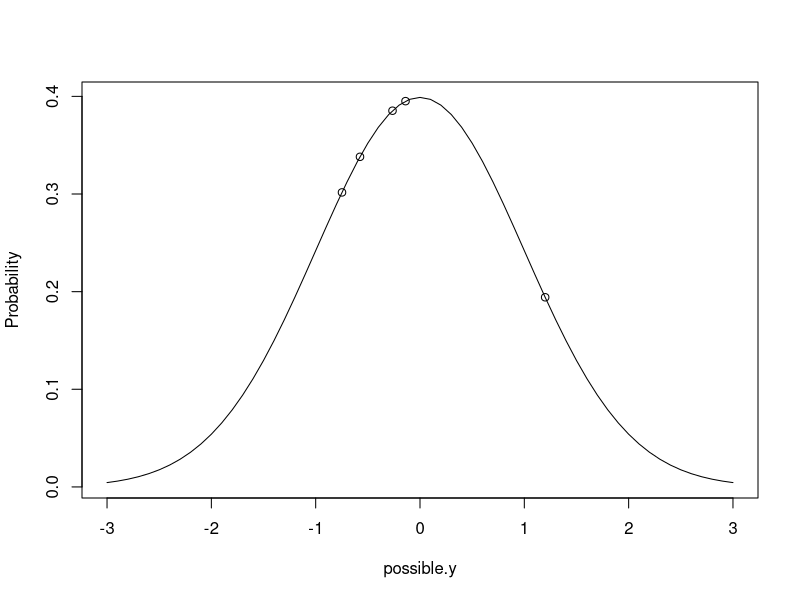

This chart was generated by the following R code:
## ---- chunk 1
library(MCMCpack)

#Ndata <- data.frame(y = rnorm(5, mean = 0, sd =sqrt(1)))
Ndata <- data.frame(y = c(-0.1388900,  1.1998129, -0.7477224, -0.5752482, -0.2635815))
Ndata$y

possible.y <- seq(-3,3,0.1) #possible values of y
Probability <- dnorm(possible.y, mean=0, sd=sqrt(1)) # density of possible values
plot(Probability~possible.y, type="l")


Probability.y<-  dnorm(Ndata$y, mean=0, sd=sqrt(1)) # density of actual values
points(Probability.y~Ndata$y)

prod(dnorm(Ndata$y, mean = 0, sd = sqrt(1))) # The likelihood of these data conditioning on u=0 and s=1 is proportional to product of the densities # same as prod(Probabiility.y)
  prod(Probability.y)

  
prod(dnorm(Ndata$y, mean = 0.5, sd = sqrt(0.5))) # How probable would data be with mu=0 and var=0.5?

# Maximum Likelihood Estimator
loglik <- function(par, y) {
  sum(dnorm(y, par[1], sqrt(par[2]), log = TRUE))
}

(MLest <- optim(c(mean = 0, var = 1), fn = loglik,
            y = Ndata$y, control = list(fnscale = -1,
            reltol = 1e-16))$par)
#Var est will be downwardly biased

          
m1a.1 <- glm(y ~ 1, data = Ndata)
summary(m1a.1) # Estimate of Var is Dispersion Parameter. It's same as MLest (but need to multiply by factor of n/(n-1)). Because it's the appropriate penalty for MLest after calculating the var using the observed, estimated mean)

MLest["var"] * (5/4)

# REML

# 1.2 Prior Distribution

logprior <- function(par, priorR, priorB){
  dnorm(par[1], mean = priorB$mu, sd = sqrt(priorB$V), log = TRUE)
} #density of the parameter, given a particular 


prior <- list(R = list(V = 1, nu = 0.002), B = list(mu = 0, V = 1e+08)) # nu is "degree of belief"
 # R is for estimating the variance, B is estimating for the mean
prior
# 1.3 Posterior Distribution

logprior <- function(par, priorR, priorB) {
  dnorm(par[1], mean = priorB$mu, sd = sqrt(priorB$V),
        log = TRUE) + log(dinvgamma(par[2], shape = priorR$nu/2,
                                    scale = (priorR$nu * priorR$V)/2))                        
}


loglikprior <- function(par, y, priorR, priorB) {
  loglik(par, y)
  logprior(par, priorR, priorB)
  }

Best <- optim(c(mean = 0, var = 1), fn = loglikprior,
              y = Ndata$y, priorR = prior$R, priorB = prior$B,
              method = "L-BFGS-B", lower = c(-1e+05, 1e-05),
              upper = c(1e+05, 1e+05), control = list(fnscale = -1,
              factr = 1e-16))$par
Best
